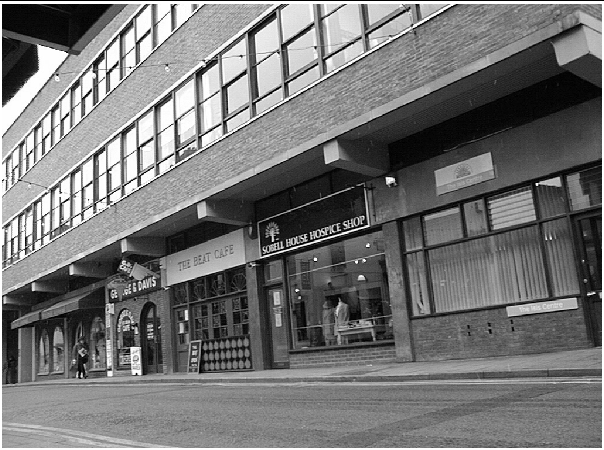
#> input picture a.png, 604 x 450 px
$ python rectify.py
#> lines starting #> are read from the running program, lines starting #| are printed output that depends on the picture
import os, sys
from matplotlib import pyplot as plt
from skimage import feature, color, transform, io
import cv2
import numpy as np

# why cv2 is giving me fucking read error?
# im = cv2.imread('a.png')
im = io.imread('a.png')
#> im is the input picture: shape (450, 604, 3); min 0, max 255, mean 116.1

def add_point(event, x, y, flags, param):
    if event == cv2.EVENT_LBUTTONUP:
        print('add_point({}, {})'.format(x, y), file = sys.stderr)

cv2.setMouseCallback('input', add_point)

points = [
    (257, 262),
    (383, 226),
    (265, 370),
    (397, 363),
]
cv2.line(im, points[0], points[1], (255, 0, 255))
cv2.line(im, points[2], points[3], (255, 0, 255))
cv2.line(im, points[0], points[2], (255, 255, 0))
#> im: shape (450, 604, 3); mean R, G, B 116.4, 116.2, 116.3
cv2.line(im, points[1], points[3], (255, 255, 0))
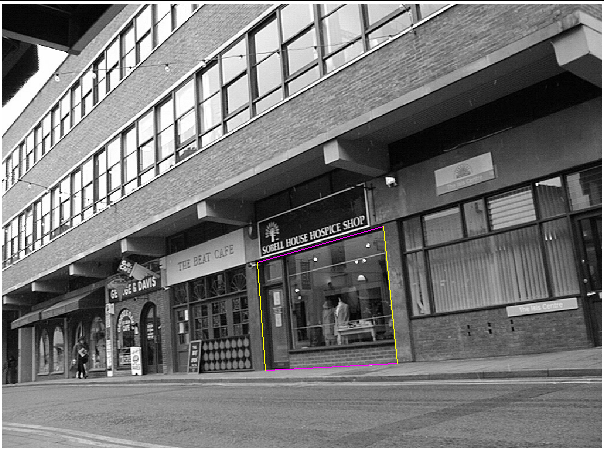
#> im: shape (450, 604, 3); mean R, G, B 116.5, 116.2, 116.2
cv2.imshow('input', im)

def line_intersection(line1, line2):
    xdiff = (line1[0][0] - line1[1][0], line2[0][0] - line2[1][0])
    ydiff = (line1[0][1] - line1[1][1], line2[0][1] - line2[1][1])
    def det(a, b):
        return a[0] * b[1] - a[1] * b[0]
    div = det(xdiff, ydiff)
    if div == 0:
        raise Exception('lines do not intersect')
    d = (det(*line1), det(*line2))
    x = det(d, xdiff) / div
    y = det(d, ydiff) / div
    return x, y

def scale(A, s):
    return np.dot(np.diag([s,s,1]), A)

def translate(A, x, y):
    return np.dot(np.column_stack([[1,0,0], [0,1,0], [x,y,1]]), A)

v1 = np.array(line_intersection([points[0], points[1]], [points[2], points[3]]) + (1,))
v2 = np.array(line_intersection([points[0], points[2]], [points[1], points[3]]) + (1,))
f = np.sqrt(1 - np.dot(v1, v2))
K = np.diag([f, f, 1])
r1 = np.dot(np.diag(np.diag(K)**(-1)), v1)
r1 /= np.linalg.norm(r1)
r2 = np.dot(np.diag(np.diag(K)**(-1)), v2)
r2 /= np.linalg.norm(r2)
r3 = np.cross(r1, r2)
print('<r1 r2>', np.dot(r1, r2))
R = np.column_stack([r1, r2, r3])
print('det(R) =', np.linalg.det(R))
H = np.dot(K, np.dot(np.linalg.inv(R), np.linalg.inv(K)))
print('(H) =', H)
def showRectified(H, idx):
#> called with H = array of shape (3, 3), idx = 1
    print(_scale, x_offset, y_offset)
    imOut = cv2.warpPerspective(im, H, (1024,768))
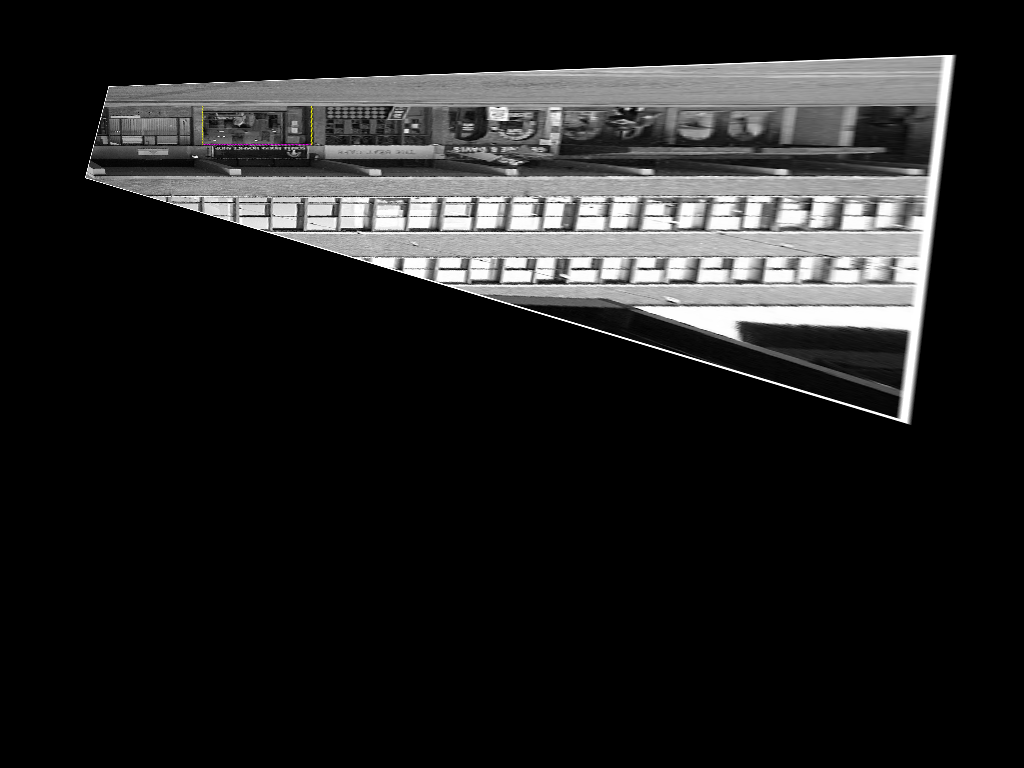
#> imOut: shape (768, 1024, 3); mean R, G, B 33.2, 33.2, 33.2
    cv2.imshow('output%d'%idx, imOut)

_scale = 0.13
x_offset = -160
y_offset = 100
showRectified(translate(scale(H, _scale), x_offset, y_offset), 1)

while 1:
    key = cv2.waitKey(33)
#> (key Esc is pressed here)
    if key == ord('w'):
        y_offset += 20
        showRectified(translate(scale(H, _scale), x_offset, y_offset), 1)
    elif key == ord('s'):
        y_offset -= 20
        showRectified(translate(scale(H, _scale), x_offset, y_offset), 1)
    elif key == ord('a'):
        x_offset -= 20
        showRectified(translate(scale(H, _scale), x_offset, y_offset), 1)
    elif key == ord('d'):
        x_offset += 20
        showRectified(translate(scale(H, _scale), x_offset, y_offset), 1)
    elif key == ord('='):
        _scale += 0.03
        showRectified(translate(scale(H, _scale), x_offset, y_offset), 1)
    elif key == ord('-'):
        _scale -= 0.03
        showRectified(translate(scale(H, _scale), x_offset, y_offset), 1)
    elif key == ord('\x1B'):
        sys.exit()
#> (the program exits here)

$ run again, with b.png copied over a.png
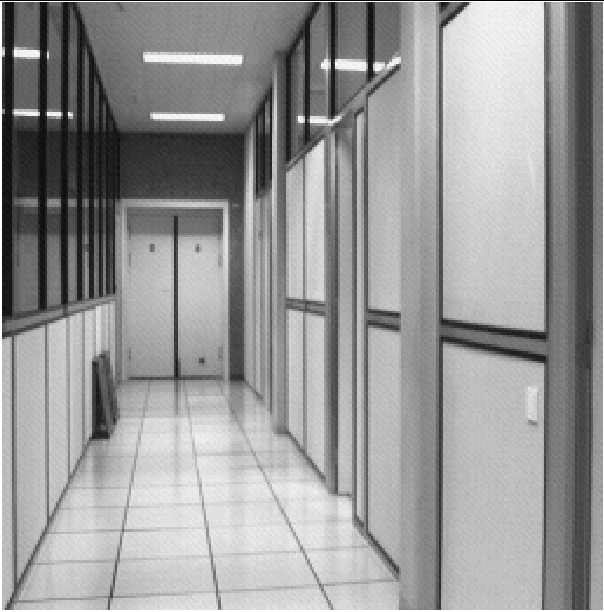
#> input picture b.png, 604 x 612 px
#> im is the input picture: shape (612, 604, 3); min 0, max 255, mean 151.5
#> `cv2.line(im, points[1], points[3], (255, 255, 0))`:
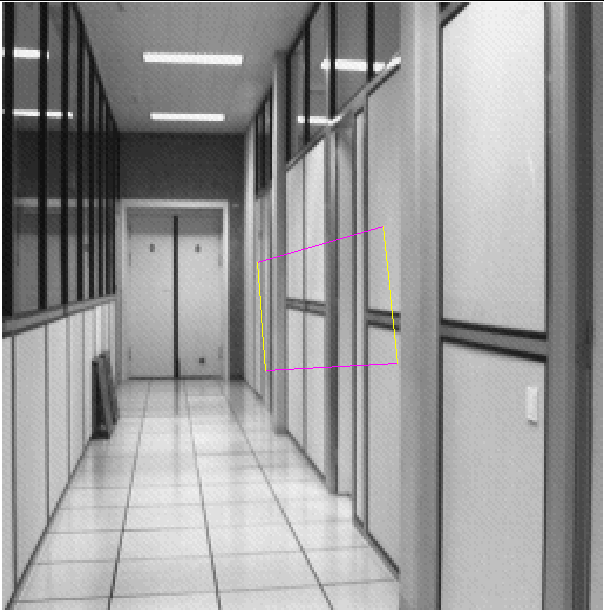
#> im: shape (612, 604, 3); mean R, G, B 151.6, 151.5, 151.5
#> in showRectified, `imOut = cv2.warpPerspective(im, H, (1024,768))`:
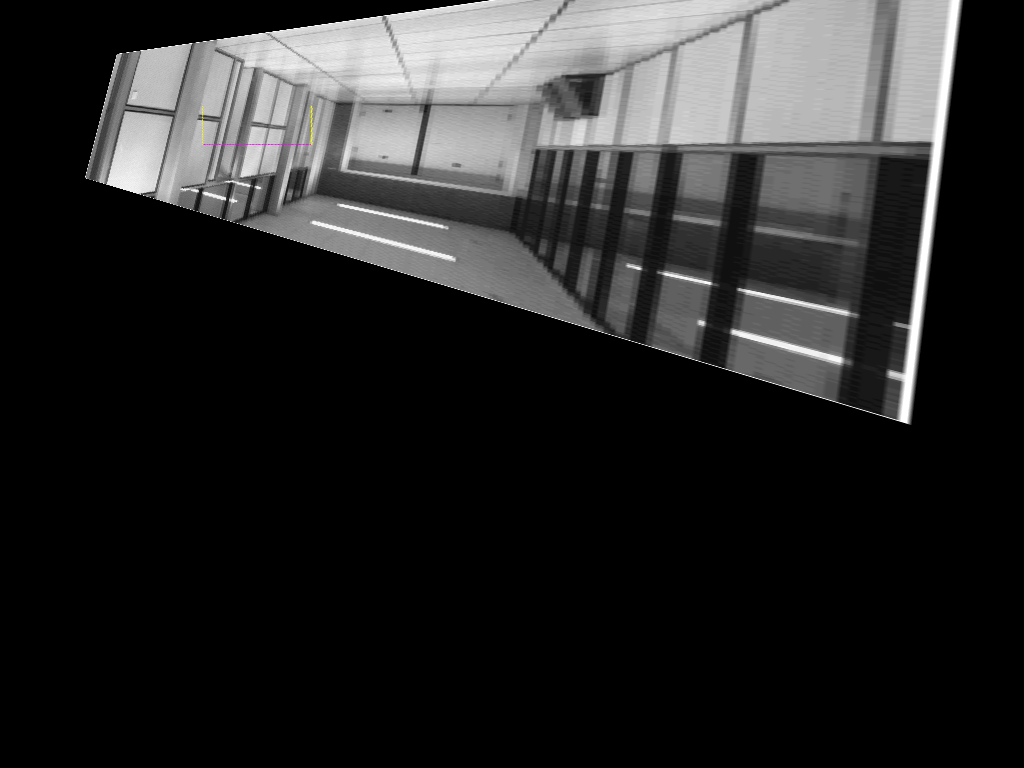
#> imOut: shape (768, 1024, 3); mean R, G, B 40.8, 40.7, 40.7
